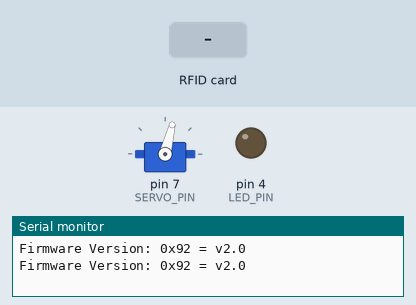
Bench run of a sketch on a simulated Arduino Uno, built with avr-gcc and run on an emulated ATmega328P. On the bench: servo, output pins drawn as LEDs (lit = HIGH), the last lines printed to the serial monitor. The test bench sets the inputs (shaded band). Pins used as bus, display or sensor lines are not drawn.

Above: at 0.5 s.
At 1.9 s:
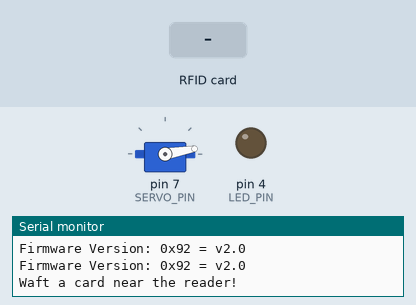
2.0 s: RFID card 5E 7A 19 C4 held to the reader
Timing chart, 0 to 5.0 s (numbered marks = the images above; inputs shaded):
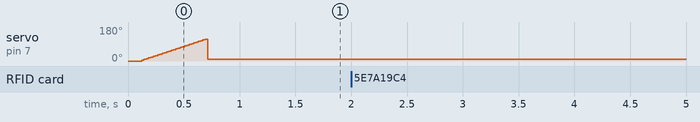

The sketch:

2_board_test.ino
```cpp
/*
*   BOARD 1 WIRING
*   Head down at male
*   -----------------------------
*   9  10  11  12  13  14  15  16
*   8   7   6   5   4   3   2   1
*   -----------      ------------
*   8 - SDA/SS
*   10 - SCK
*   11 - MOSI
*   12 - MISO
*   14  - Ground
*   15 - RST
*   16 - 3.3v
*
*   ARDUINO WIRING
*   Ardu Pin      Board 1 Conn Pin      Decription
*   --------      ----------------      ----------
*   GND           14                    Ground
*   13            10                    SCK
*   12            12                    MISO
*   11            11                    MOSI
*   10            8                     SDA/SS
*   9             15                    RST
*   8             -                     To LED
*   7             -                     Servo Control
*   3             -                     SDA/SS 2
*   2             -                     RST 2
*/

#include <SPI.h>
#include <MFRC522.h>
#include <Servo.h>

#define RST_PIN         9          // Configurable, see typical pin layout above
#define SS_PIN          10          // Configurable, see typical pin layout above
#define RST2_PIN        2
#define SS2_PIN         3
#define LED_PIN         4
#define SERVO_PIN       7

bool board1ok = 0;
bool board2ok = 0;
bool opened = 0;
bool unlocked = 0;
int pos = 10;

MFRC522 board1(SS_PIN, RST_PIN);  // Create MFRC522 instance
MFRC522 board2(SS2_PIN, RST2_PIN);
Servo myServo;

void setup() {
  pinMode(LED_PIN, OUTPUT);
  digitalWrite(LED_PIN, LOW);
  Serial.begin(9600);   // Initialize serial communications with the PC
  while (!Serial);    // Do nothing if no serial port is opened (added for Arduinos based on ATMEGA32U4)
  SPI.begin();      // Init SPI bus
  board1.PCD_Init();   // Init MFRC522
  board2.PCD_Init();
  board1.PCD_DumpVersionToSerial();  // Show details of PCD - MFRC522 Card Reader details
  board2.PCD_DumpVersionToSerial();
  myServo.attach(SERVO_PIN);
  open_door();
  myServo.write(10);
  Serial.println(F("Waft a card near the reader!"));
}

void loop() {
  if (board1.PICC_IsNewCardPresent()) {
    Serial.println(F("Card 1 OK"));
    board1.PICC_HaltA();
    board1ok = 1;
  }
  if (board2.PICC_IsNewCardPresent()) {
    Serial.println(F("Card 2 OK"));
    board2.PICC_HaltA();
    board2ok = 1;
  }
  if (board1ok && board2ok) {
    Serial.println(F("Unlocked!"));
    digitalWrite(LED_PIN, HIGH);
    unlocked = 1;
  } else {
    digitalWrite(LED_PIN, LOW);
  }

  if (unlocked && !opened) {
    open_door();
    opened = 1;
  }
  board1ok = 0;
  board2ok = 0;
  delay(100);

}

void open_door() {
  for (pos = 0; pos <= 120; pos +=1) {
    myServo.write(pos);
    delay(5);
  }
}
```
